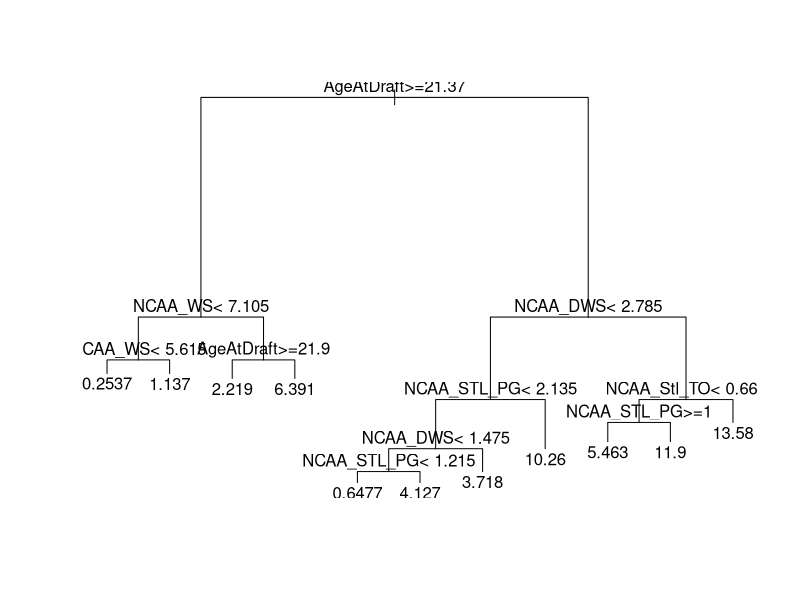
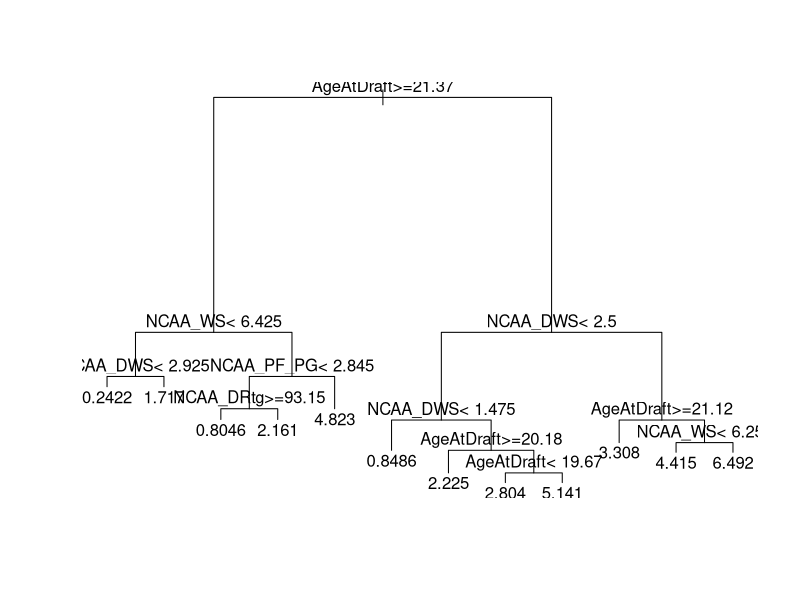

The R source for these figures, in order:
## ---- chunk 1

library(sqldf)
library(caTools)
library(Hmisc)
library(rpart)
library(caret)
library(randomForest)

## ---- chunk 2
Training <- read.csv("Training.csv")
Test <- read.csv("Test.csv")
Prospects <- read.csv("Prospects.csv")

#Get all numerical input variables and output variable(NBA_OWS)
Training <- Training[, c(2:50,52)]
Test <- Test[, c(2:50,52)]
Prospects <- Prospects[, c(2:50)]

#Scale Data
Training[c(1:49)] = scale(Training[c(1:49)])
Test[c(1:49)] = scale(Test[c(1:49)])

#Create model using all variables
lrOWSmodel1 = lm(NBA_OWS ~., data = Training)

#view model summary and understand important variables
summary(lrOWSmodel1)

#Create new model using most important variables
lrOWSmodel2 = lm(NBA_OWS ~ NCAA_AdjTempo + NCAA_MIN_PG + NCAA_STL_PG + NCAA_FT_FGA + NCAA_TSpct + NCAA_PPS + Height + NCAASeasons + AgeAtDraft + NCAA_WS, data = Training)

#view new model summary 
summary(lrOWSmodel2)

#View accuracy of model on predicting test data using RMSE
RMSE(predict(lrOWSmodel2, Test), Test$NBA_OWS)

#RMSE = 3.15






## ---- chunk 3
Training <- read.csv("Training.csv")
Test <- read.csv("Test.csv")
Prospects <- read.csv("Prospects.csv")

#Get all numerical input variables and output variable(NBA_DWS)
Training <- Training[, c(2:50,53)]
Test <- Test[, c(2:50,53)]
Prospects <- Prospects[, c(2:50)]

#Scale Data
Training[c(1:49)] = scale(Training[c(1:49)])
Test[c(1:49)] = scale(Test[c(1:49)])

#Create model using all variables
lrDWSmodel1 = lm(NBA_DWS ~., data = Training)

#view model summary and understand important variables
summary(lrDWSmodel1)

#Create new model using most important variables
lrDWSmodel2 = lm(NBA_DWS ~ + NCAA_WS + NCAA_STL_PG + NCAA_DblDbl + NCAA_TplDbl + NCAA_PPS + Height + NCAA_DRtg + AgeAtDraft + NCAASeasons, data = Training)

#view new model summary 
summary(lrDWSmodel2)
#Adj. R-Squared=.38

#View accuracy of model on predicting test data using RMSE
RMSE(predict(lrDWSmodel2, Test), Test$NBA_DWS)

#RMSE = 1.93

## ---- chunk 4

#Load Data
Training <- read.csv("Training.csv")
Test <- read.csv("Test.csv")
Prospects <- read.csv("Prospects.csv")

#Remove non-numerical columns
Training <- Training[, c(2:50,52)]
Test <- Test[, c(2:50,52)]
Prospects <- Prospects[, c(2:50)]

#Create model using all variables
dtOWSmodel1 = rpart(formula = NBA_OWS ~ .,
                  data = Training)

#View details of model
summary(dtOWSmodel1)

#See how well it predicts test data
RMSE(predict(dtOWSmodel1, Test), Test$NBA_OWS)

#RMSE=2.39

#Modify model using only significant data
dtOWSmodel2 = rpart(formula = NBA_OWS ~ NCAA_WS + AgeAtDraft + NCAA_STL_PG + NCAA_DWS + NCAASeasons + NCAA_DRtg + NCAA_W + NCAA_PER + NCAA_Stl_TO,
                  data = Training)

#View details of model
summary(dtOWSmodel2)

#See how well new model predicts test data
RMSE(predict(dtOWSmodel2, Test), Test$NBA_OWS)

#RMSE=2.49

#view diagram of decision tree
plot(dtOWSmodel2)
text(dtOWSmodel2)

## ---- chunk 5

#Load Data
Training <- read.csv("Training.csv")
Test <- read.csv("Test.csv")
Prospects <- read.csv("Prospects.csv")

#Remove non-numerical columns
Training <- Training[, c(2:50,53)]
Test <- Test[, c(2:50,53)]
Prospects <- Prospects[, c(2:50)]

#Create model using all variables
dtDWSmodel1 = rpart(formula = NBA_DWS ~ .,
                  data = Training)

#View details of model
summary(dtDWSmodel1)

#See how well it predicts test data
RMSE(predict(dtDWSmodel1, Test), Test$NBA_DWS)

#RMSE=2.14

#Modify model using only significant data
dtDWSmodel2 = rpart(formula = NBA_DWS ~ NCAA_WS + AgeAtDraft + NCAA_BLK_PG + NCAA_DWS + NCAASeasons
                                     + NCAA_DRtg + NCAA_DblDbl + NCAA_PF_PG + NCAA_DEF_PG,
                  data = Training)

#View details of model
summary(dtDWSmodel2)

#See how well new model predicts test data
RMSE(predict(dtDWSmodel2, Test), Test$NBA_DWS)

#RMSE=1.72

#view diagram of decision tree
plot(dtDWSmodel2)
text(dtDWSmodel2)

## ---- chunk 6
#Load data
Training <- read.csv("Training.csv")
Test <- read.csv("Test.csv")
Prospects <- read.csv("Prospects.csv")

#Get all numerical input variables and output variable(NBA_OWS)
Training <- Training[, c(3:6, 9:50,52)]
Test <- Test[, c(3:6, 9:50,52)]
Prospects <- Prospects[, c(3:6, 9:50)]

#Create Random Forest using all variables
rfOWSmodel1 = randomForest(x = Training[, c(1:46)],
                          y = Training$NBA_OWS,
                          ntree = 500, mtry = 46)

#view list of all variables and how important they are in predicting OWS
importance(rfOWSmodel1)

#Grab the 10 most important variables and output variable
rfTrainOWS <- sqldf("select NCAA_WS, NCAA_AdjTempo, NCAA_AdjOE, AgeAtDraft, NCAA_FTpct_PG, NCAA_STL_PG, NCAA_PPS, NCAA_PPR, NCAA_PER, NCAA_Ortg, NBA_OWS FROM Training")

rfTestOWS <- sqldf("select NCAA_WS, NCAA_AdjTempo, NCAA_AdjOE, AgeAtDraft, NCAA_FTpct_PG, NCAA_STL_PG, NCAA_PPS, NCAA_PPR, NCAA_PER, NCAA_Ortg, NBA_OWS FROM Test")

#Run the model with updated variables using 500 trees
rfOWSmodel2 = randomForest(x = rfTrainOWS[, c(1:10)],
                          y = rfTrainOWS$NBA_OWS,
                          ntree = 500, mtry = 10)

#view model details and calculate accuracy(RMSE) on Test Data
rfOWSmodel2
RMSE(predict(rfOWSmodel2, rfTestOWS), rfTestOWS$NBA_OWS)

#RMSE = 2.13 - Most Accurate Model

#Make predictions on new data(2018 Prospects)
rfProspectsOWS <- sqldf("select NCAA_WS, NCAA_AdjTempo, NCAA_AdjOE, AgeAtDraft, NCAA_FTpct_PG, NCAA_STL_PG, NCAA_PPS, NCAA_PPR, NCAA_PER, NCAA_Ortg FROM Prospects")

rfOWSpred = predict(rfOWSmodel2, newdata = as.data.frame(rfProspectsOWS))

#Convert predictions to data frame
rfOWSpred = as.data.frame(rfOWSpred)

#Read Prospects to get player names
Prospects <- read.csv("Prospects.csv")

#Join predictions to Prospects
ProspectOWSPred <- sqldf("select Prospects.Player, rfOWSpred.* from Prospects JOIN rfOWSpred ON Prospects.rowid = rfOWSpred.rowid")

## ---- chunk 7

#Load data
Training <- read.csv("Training.csv")
Test <- read.csv("Test.csv")
Prospects <- read.csv("Prospects.csv")

#Get all numerical input variables and output variable(NBA_DWS)
Training <- Training[, c(3:6, 9:50,53)]
Test <- Test[, c(3:6, 9:50,53)]
Prospects <- Prospects[, c(3:6, 9:50)]

#Create Random Forest using all variables
rfDWSmodel1 = randomForest(x = Training[, c(1:46)],
                          y = Training$NBA_DWS,
                          ntree = 500, mtry = 46)

#view list of all variables and how important they are in predicting DWS
importance(rfDWSmodel1)

#Grab the most important variables and the output variable
rfTrainDWS <- sqldf("select NCAA_WS, NCAA_DWS, NCAA_AdjOE, AgeAtDraft, NCAA_STL_PG, NCAA_PER, NCAA_PF_PG, NBA_DWS FROM Training")

rfTestDWS <- sqldf("select NCAA_WS, NCAA_DWS, NCAA_AdjOE, AgeAtDraft, NCAA_STL_PG, NCAA_PER, NCAA_PF_PG, NBA_DWS FROM Test")

#Run the model with updated variables using 500 trees
rfDWSmodel2 = randomForest(x = rfTrainDWS[, c(1:7)],
                          y = rfTrainDWS$NBA_DWS,
                          ntree = 500, mtry = 7)

#view model details and calculate accuracy(RMSE) on Test Data
rfDWSmodel2
RMSE(predict(rfDWSmodel2, rfTestDWS), rfTestDWS$NBA_DWS)

#RMSE = 1.64 - Most accurate Model

#Make predictions on new data(2018 Prospects)
rfProspectsDWS <- sqldf("select NCAA_WS, NCAA_DWS, NCAA_AdjOE, AgeAtDraft, NCAA_STL_PG, NCAA_PER, NCAA_PF_PG FROM Prospects")

rfDWSpred = predict(rfDWSmodel2, newdata = as.data.frame(rfProspectsDWS))

#Convert predictions to data frame
rfDWSpred = as.data.frame(rfDWSpred)

#Read Prospects to get player names
Prospects <- read.csv("Prospects.csv")

#Join predictions to Prospects
ProspectDWSPred <- sqldf("select Prospects.Player, rfDWSpred.* from Prospects JOIN rfDWSpred ON Prospects.rowid = rfDWSpred.rowid")

#Join DWS Predictions to OWS Predictions to get combined OWS and DWS Predictions
ProspectPredictions <- sqldf("select ProspectOWSPred.Player, ProspectOWSPred.rfOWSpred OWS, ProspectDWSPred.rfDWSpred DWS, ProspectOWSPred.rfOWSpred + ProspectDWSPred.rfDWSpred WS from ProspectOWSPred JOIN ProspectDWSPred ON ProspectOWSPred.Player = ProspectDWSPred.Player")

## ---- chunk 8

#Load Classification datasets
TrainingClass <- read.csv("TrainingClass.csv")
TestClass <- read.csv("TestClass.csv")
Prospects <- read.csv("Prospects.csv")

#Reduce Dataset so that the large number of bust players does not negatively impact results.
TrainingClass <- sqldf("select * from TrainingClass where rowid <= 280")

#Reduce dataset to numerical variables and outcome variable(Role)
TrainingClass <- TrainingClass[, c(3:6, 9:50,56)]
TestClass <- TestClass[, c(3:6,9:50,56)]
Prospects <- Prospects[, c(2:50)]

rfTrainRole <- sqldf("select * FROM TrainingClass")
rfTestRole <- sqldf("select * FROM TestClass")

#Convert outcome variable to a factor
rfTrainRole$Role <- as.factor(rfTrainRole$Role)
rfTestRole$Role <- as.factor(rfTestRole$Role)

#Create model with all variables
rfRolemodel = randomForest(x = rfTrainRole[, c(1:46)],
                          y = rfTrainRole$Role,
                          ntree =500, mtry=46)

#View variable importance
importance(rfRolemodel)

#Grab most important variables and output variable
rfTrainRole <- sqldf("select AgeAtDraft, NCAA_DWS, NCAA_AdjOE, NCAA_STL_PG,NCAA_AdjTempo, NCAA_PPR, NCAA_PER, NCAA_WS,NCAA_TOV_PG, NCAA_FTM_PG, NCAA_OFF_PG, Role FROM TrainingClass")

rfTestRole <- sqldf("select AgeAtDraft, NCAA_DWS, NCAA_AdjOE, NCAA_STL_PG,NCAA_AdjTempo, NCAA_PPR, NCAA_PER, NCAA_WS,NCAA_TOV_PG, NCAA_FTM_PG, NCAA_OFF_PG,Role FROM TestClass")

#convert outcome variable to factor
rfTrainRole$Role <- as.factor(rfTrainRole$Role)
rfTestRole$Role <- as.factor(rfTestRole$Role)


#Create new model with new variables using 100 trees and 8 variables at each split
rfRolemodel = randomForest(x = rfTrainRole[, c(1:11)],
                          y = rfTrainRole$Role,
                          ntree =100, mtry=8)

#view model details 
rfRolemodel

#Make predictions on new data(2018 Prospects)
rfProspectRole <- sqldf("select AgeAtDraft, NCAA_DWS, NCAA_AdjOE, NCAA_STL_PG,NCAA_AdjTempo, NCAA_PPR, NCAA_PER, NCAA_WS,NCAA_TOV_PG, NCAA_FTM_PG, NCAA_OFF_PG FROM Prospects")

#type = "prob"" gives the probabilty of each potential outcome rather than making a single prediction.
rfRolepred = predict(rfRolemodel, newdata = as.data.frame(rfProspectRole), type = "prob")

#Convert to data frame
rfRolepred = as.data.frame(rfRolepred)

#Update Column Name
colnames(rfRolepred) = c("Superstar", "Star", "Starter", "Bench", "Bust")

#Read Prospects to get player names
Prospects <- read.csv("Prospects.csv")

#Join Role Classification predictions to WS Predictions
ProspectRolePred <- sqldf("select * from Prospects JOIN rfRolepred ON Prospects.rowid = rfRolepred.rowid")


#Join Role Classification predictions to WS Predictions
ProspectPred <- sqldf("select ProspectPredictions.*, ProspectRolePred.Superstar, ProspectRolePred.Star, ProspectRolePred.Starter, ProspectRolePred.Bench, ProspectRolePred.Bust  from ProspectPredictions JOIN ProspectRolePred ON ProspectPredictions.Player = ProspectRolePred.Player")
